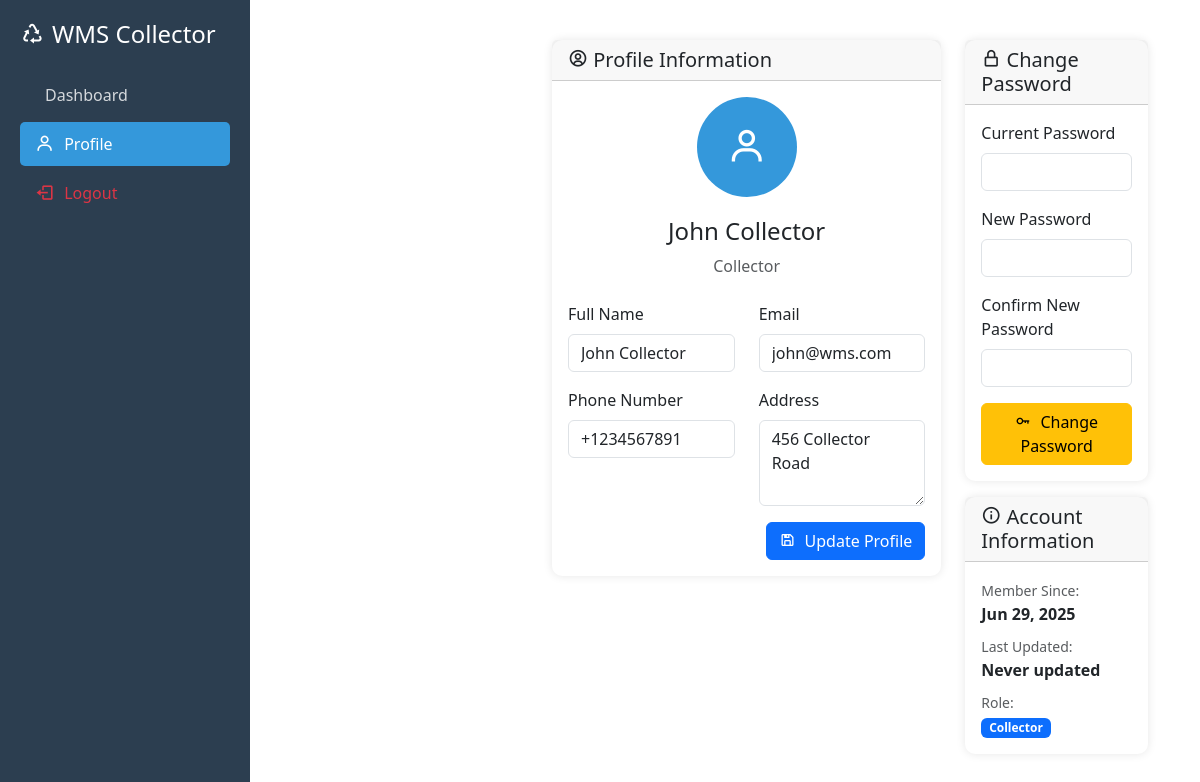
Page /collector/profile (signed in) on the committed database.
### tables this page shows
CREATE TABLE IF NOT EXISTS users (
    id INT AUTO_INCREMENT PRIMARY KEY,
    name VARCHAR(100) NOT NULL,
    email VARCHAR(100) UNIQUE NOT NULL,
    password VARCHAR(255) NOT NULL,
    role ENUM('admin', 'collector', 'client') NOT NULL,
    phone VARCHAR(20),
    address TEXT,
    created_at TIMESTAMP DEFAULT CURRENT_TIMESTAMP,
    updated_at TIMESTAMP DEFAULT CURRENT_TIMESTAMP ON UPDATE CURRENT_TIMESTAMP
);

### public/index.php (called while the page is built, shortened)
<?php
require_once __DIR__ . '/../app/config/config.php';
require_once APP_PATH . '/core/functions.php';
require_once APP_PATH . '/core/database.php';
require_once APP_PATH . '/core/auth.php';
$request_uri = parse_url($_SERVER['REQUEST_URI'], PHP_URL_PATH);
$base_path = parse_url(SITE_URL, PHP_URL_PATH);
if ($base_path && strpos($request_uri, $base_path) === 0) {
    $request_uri = substr($request_uri, strlen($base_path));
}
$route_file = getRoute($request_uri);
$view_name = str_replace('.php', '', $route_file);
view($view_name);
?>

### app/config/config.php (called while the page is built, shortened)
<?php
function baseUrl($path = '') {
    return SITE_URL . '/' . ltrim($path, '/');
}
?>

### app/core/auth.php (called while the page is built, shortened)
<?php
function getCurrentUser() {
    return $_SESSION['user'] ?? null;
}
?>

### app/core/database.php (called while the page is built, shortened)
<?php
try {
    $conn = new mysqli(DB_HOST, DB_USER, DB_PASS, DB_NAME);
} catch (Exception $e) {
    die("Database Error: " . $e->getMessage() . "\nDebug Info:\n" .
        "Host: " . DB_HOST . "\n" .
        "User: " . DB_USER . "\n" .
        "Database: " . DB_NAME . "\n" .
        "PHP Version: " . PHP_VERSION . "\n" .
        "MySQL Extension: " . (extension_loaded('mysqli') ? "Loaded" : "Not loaded")
    );
}
function getUserById($user_id) {
    global $conn;
    $stmt = $conn->prepare("SELECT id, name, email, role, phone, address, created_at FROM users WHERE id = ?");
    $stmt->bind_param("i", $user_id);
    $stmt->execute();
    return $stmt->get_result()->fetch_assoc();
}
?>

### app/views/dashboard/collector/collector_profile.php (the view, shortened to what this page needs)
<?php
$current_user = getCurrentUser();
$collector = getUserById($current_user['id']);
?>
<!DOCTYPE html>
<html lang="en">
<head>
    <link href="https://cdn.jsdelivr.net/npm/bootstrap@5.3.0/dist/css/bootstrap.min.css" rel="stylesheet">
    <link href='https://unpkg.com/boxicons@2.1.4/css/boxicons.min.css' rel='stylesheet'>
    <link href="https://cdn.jsdelivr.net/npm/sweetalert2@11/dist/sweetalert2.min.css" rel="stylesheet">
</head>
<body>
    <div class="sidebar">
        <h4 class="mb-4 text-white d-flex align-items-center gap-2">
            <i class='bx bx-recycle'></i> WMS Collector
        </h4>
        <div class="nav flex-column">
            <a href="<?= url('collector') ?>" class="nav-link">
                <i class='bx bx-dashboard'></i> Dashboard
            </a>
            <a href="<?= url('collector/profile') ?>" class="nav-link active">
                <i class='bx bx-user'></i> Profile
            </a>
            <a href="<?= url('logout') ?>" class="nav-link text-danger mt-auto">
                <i class='bx bx-log-out'></i> Logout
            </a>
        </div>
    </div>
    <div class="main-content">
        <div class="container-fluid">
            <div class="row">
                <div class="col-lg-8">
                    <div class="card">
                        <div class="card-header">
                            <h5 class="card-title mb-0">
                                <i class='bx bx-user-circle'></i> Profile Information
                            </h5>
                        </div>
                        <div class="card-body">
                            <div class="text-center mb-4">
                                <div class="profile-avatar">
                                    <i class='bx bx-user'></i>
                                </div>
                                <h4><?= htmlspecialchars($collector['name']) ?></h4>
                                <p class="text-muted">Collector</p>
                            </div>
                            <form method="POST" action="">
                                <div class="row">
                                    <div class="col-md-6 mb-3">
                                        <label for="name" class="form-label">Full Name</label>
                                        <input type="text" class="form-control" id="name" name="name"
                                               value="<?= htmlspecialchars($collector['name']) ?>" required>
                                    </div>
                                    <div class="col-md-6 mb-3">
                                        <label for="email" class="form-label">Email</label>
                                        <input type="email" class="form-control" id="email" name="email"
                                               value="<?= htmlspecialchars($collector['email']) ?>" required>
                                    </div>
                                </div>
                                <div class="row">
                                    <div class="col-md-6 mb-3">
                                        <label for="phone" class="form-label">Phone Number</label>
                                        <input type="tel" class="form-control" id="phone" name="phone"
                                               value="<?= htmlspecialchars($collector['phone'] ?? '') ?>">
                                    </div>
                                    <div class="col-md-6 mb-3">
                                        <label for="address" class="form-label">Address</label>
                                        <textarea class="form-control" id="address" name="address" rows="3"><?= htmlspecialchars($collector['address'] ?? '') ?></textarea>
                                    </div>
                                </div>
                                <div class="text-end">
                                    <button type="submit" name="update_profile" class="btn btn-primary">
                                        <i class='bx bx-save'></i> Update Profile
                                    </button>
                                </div>
                            </form>
                        </div>
                    </div>
                </div>
                <div class="col-lg-4">
                    <div class="card">
                        <div class="card-header">
                            <h5 class="card-title mb-0">
                                <i class='bx bx-lock-alt'></i> Change Password
                            </h5>
                        </div>
                        <div class="card-body">
                            <form method="POST" action="">
                                <div class="mb-3">
                                    <label for="current_password" class="form-label">Current Password</label>
                                    <input type="password" class="form-control" id="current_password"
                                           name="current_password" required>
                                </div>
                                <div class="mb-3">
                                    <label for="new_password" class="form-label">New Password</label>
                                    <input type="password" class="form-control" id="new_password"
                                           name="new_password" required>
                                </div>
                                <div class="mb-3">
                                    <label for="confirm_password" class="form-label">Confirm New Password</label>
                                    <input type="password" class="form-control" id="confirm_password"
                                           name="confirm_password" required>
                                </div>
                                <div class="d-grid">
                                    <button type="submit" name="change_password" class="btn btn-warning">
                                        <i class='bx bx-key'></i> Change Password
                                    </button>
                                </div>
                            </form>
                        </div>
                    </div>
                    <div class="card mt-3">
                        <div class="card-header">
                            <h5 class="card-title mb-0">
                                <i class='bx bx-info-circle'></i> Account Information
                            </h5>
                        </div>
                        <div class="card-body">
                            <div class="mb-2">
                                <small class="text-muted">Member Since:</small><br>
                                <strong><?= formatDate($collector['created_at']) ?></strong>
                            </div>
                            <div class="mb-2">
                                <small class="text-muted">Last Updated:</small><br>
                                <strong><?= !empty($collector['updated_at']) ? formatDate($collector['updated_at']) : 'Never updated' ?></strong>
                            </div>
                            <div>
                                <small class="text-muted">Role:</small><br>
                                <span class="badge bg-primary">Collector</span>
                            </div>
                        </div>
                    </div>
                </div>
            </div>
        </div>
    </div>
</body>
</html>

### app/views/layouts/admin.php (style rules this page uses)
.sidebar { height: 100vh; position: fixed; top: 0; left: 0; padding: 20px; background-color: #2c3e50; color: white; width: 250px; z-index: 1000; }
.main-content { margin-left: 250px; padding: 20px; }
.nav-link { color: rgba(255,255,255,0.8); padding: 10px 15px; border-radius: 5px; margin-bottom: 5px; display: flex; align-items: center; gap: 10px; }
.nav-link.active { background-color: #3498db; color: white; }
.nav-link i { font-size: 1.2rem; }
.card { border-radius: 10px; border: none; box-shadow: 0 0 10px rgba(0,0,0,0.1); }
.btn i { margin-right: 5px; }

### app/views/dashboard/collector/collector_profile.php (style rules this page uses)
.sidebar { height: 100vh; position: fixed; top: 0; left: 0; padding: 20px; background-color: #2c3e50; color: white; width: 250px; z-index: 1000; }
.main-content { margin-left: 250px; padding: 20px; }
.nav-link { color: rgba(255,255,255,0.8); padding: 10px 15px; border-radius: 5px; margin-bottom: 5px; display: flex; align-items: center; gap: 10px; text-decoration: none; }
.nav-link.active { background-color: #3498db; color: white; }
.nav-link i { font-size: 1.2rem; }
.card { border-radius: 10px; border: none; box-shadow: 0 0 10px rgba(0,0,0,0.1); }
.btn i { margin-right: 5px; }
.profile-avatar { width: 100px; height: 100px; background-color: #3498db; border-radius: 50%; display: flex; align-items: center; justify-content: center; color: white; font-size: 2.5rem; margin: 0 auto 20px; }

### rows in the picture
users: name "John Collector", email "john@wms.com", phone "+1234567891", address "456 Collector Road", created_at "Jun 29, 2025"
